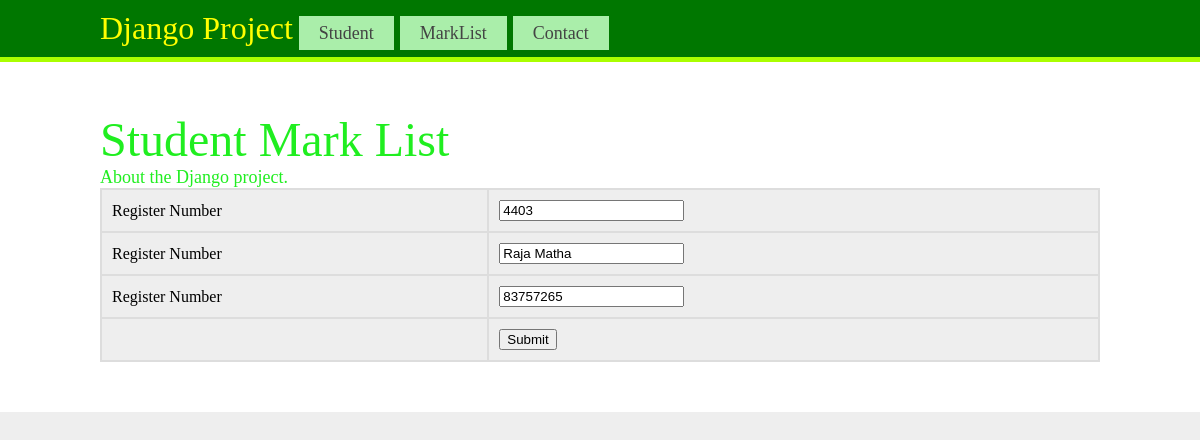
Screenshot of /Student_Edit/7 with the database file from the repository.
### Student/models.py (models this page shows)
class Student(models.Model):
	StudId = models.CharField(max_length=5)
	StudName = models.CharField(max_length=20)
	StudPhone = models.CharField(max_length=10)

### Student/views.py (the view)
# urls.py: path('Student_Edit/<int:id>', views.Student_Update, name="StudentUpdate"),
def Student_Update(request, id):
    student = Student.objects.get(id=id)
    if request.method == "POST":
        form = StudentForm(request.POST, instance=student)
        if form.is_valid:
            form.save()
            return redirect("/Home")
    return render(request, 'Update.html', {'student':student})

### templates/Update.html (shortened to what this page needs)
<html>
<head>
</head>
<body>
	<div>
		{% include "Head.html" %}
	</div>
	<div class="Home01">
		<font size="7">Student Mark List</font><br>About the Django project.
		<table>
			<form method="POST">
			<tr><td>Register Number</td><td><input type="text" name="StudId" value='{{ student.StudId }}'></td></tr>
            <tr><td>Register Number</td><td><input type="text" name="StudName" value='{{ student.StudName }}'></td></tr>
            <tr><td>Register Number</td><td><input type="text" name="StudPhone" value='{{ student.StudPhone }}'></td></tr>
            <tr><td></td><td><input type="submit"></td></tr>
            </form>
		</table>
	</div>
</body>
</html>

### templates/Update.html (style rules this page uses)
body { margin:0; background: #eeeeee; }
.Home01 { background: #ffffff; padding: 50px 100px; color: #20ee20; font-size: 18px; }
table { width: 100%; background-color: #dddddd; }
td { background-color: #eeeeee; padding:10px; }

### templates/Head.html (style rules this page uses)
body { margin:0; background: #eeeeee; }

### rows the page displays
Student: StudId "4403", StudName "Raja Matha", StudPhone "83757265"
